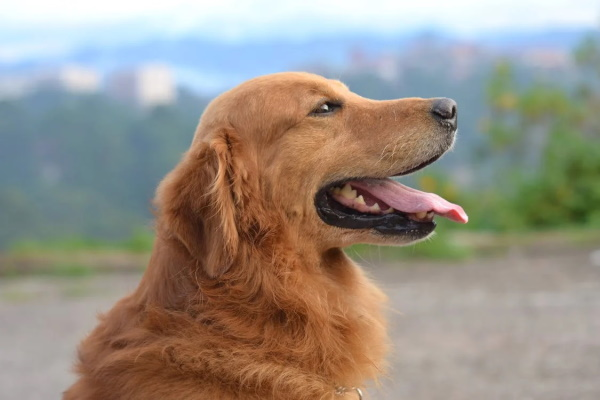
#> input picture input.jpg, 600 x 400 px
$ python convert.py
#> lines starting #> are read from the running program, lines starting #| are printed output that depends on the picture; after the words box and inside, x2 and y2 are one past the last pixel; in counts of white or black regions, pixels touching at a corner belong together
from PIL import Image, ImageDraw, ImageStat

def norm(v, a, b):
  return (v - a) / (b - a)

def lerp(a, b, t):
  return a + (b - a) * t

def map(v, a, b, c, d):
  return lerp(c, d, norm(v, a, b))

def convert(src, size, angle, max_radius, channel_index):
    width, height = src.size
    cmyk = src.convert("CMYK").split()
    channel = cmyk[channel_index]
    channel = channel.rotate(angle, expand=True)
    channel_width, channel_height = channel.size
    img = Image.new("L", (channel_width, channel_height))
    canvas = ImageDraw.Draw(img)

    for y in range(0, channel_height, size):
        for x in range(0, channel_width, size):
            area = channel.crop((x, y, x + size, y + size))
            stat = ImageStat.Stat(area)
            avg = stat.mean[0]
            r = map(avg, 0, 255, 1, max_radius)

            x0 = x + size / 2 - r
            y0 = y + size / 2 - r
            x1 = x + size / 2 + r
            y1 = y + size / 2 + r
            canvas.ellipse((x0, y0, x1, y1), fill=255)

    img = img.rotate(-angle, expand=True)

    new_width, new_height = img.size
    px = (new_width - width) // 2
    py = (new_height - height) // 2
    img = img.crop((px, py, px + width, py + height))

    return img

angles = [0, 15, 30]
size = 20
max_radius = 15
src = Image.open("input.jpg")
#> src is the input picture: PIL image 600x400 RGB; mean R, G, B 152.3, 144.1, 132.9
width, height = src.size
#> width = 600; height = 400

c = convert(src, size, angles[0], max_radius, 0)
#> in convert, `img = Image.new("L", (channel_width, channel_height))`: img: PIL image 600x400 L; every value is 0
#> after the loop in convert, `for y in range(0, channel_height, size):`:
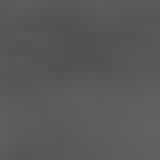
#> area: PIL image 20x20 L (shown 8 times larger); min 81, max 98, mean 88.6
#> in convert, `img = img.rotate(-angle, expand=True)`:
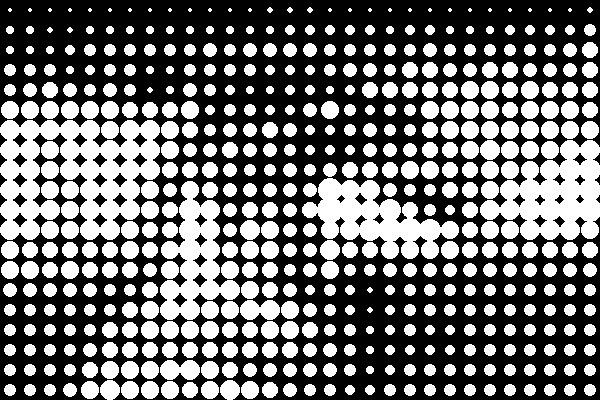
#> img: PIL image 600x400 L; 43.1% white; 510 white regions (26 under 20 px), largest, box (x1, y1, x2, y2) and area: (0, 120, 160, 240) 11088, (480, 140, 600, 240) 6882, (302, 178, 459, 259) 6058
m = convert(src, size, angles[1], max_radius, 1)
#> in convert (call 2), `img = Image.new("L", (channel_width, channel_height))`: img: PIL image 684x542 L; every value is 0
#> after the loop in convert (call 2), `for y in range(0, channel_height, size):`: area: PIL image 20x20 L; every value is 0
#> in convert (call 2), `img = img.rotate(-angle, expand=True)`: img: PIL image 802x702 L; 20.8% white; 722 white regions (342 under 20 px), largest, box (x1, y1, x2, y2) and area: (165, 255, 559, 557) 59006, (603, 308, 696, 390) 3498, (509, 248, 565, 291) 1086
#> in convert (call 2), `img = img.crop((px, py, px + width, py + height))`: img: PIL image 600x400 L; 47.6% white; 418 white regions (55 under 20 px), largest, box (x1, y1, x2, y2) and area: (64, 104, 458, 400) 58786, (502, 157, 595, 239) 3498, (408, 97, 464, 140) 1086
y = convert(src, size, angles[2], max_radius, 2)
#> call 3 of convert, with size = 20, angle = 30, max_radius = 15, channel_index = 2
#> in convert (call 3), `channel = cmyk[channel_index]`:
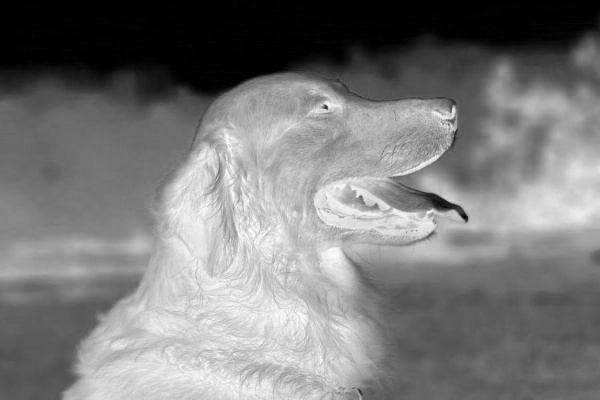
#> channel: PIL image 600x400 L; min 0, max 255, mean 122.1
#> in convert (call 3), `channel = channel.rotate(angle, expand=True)`:
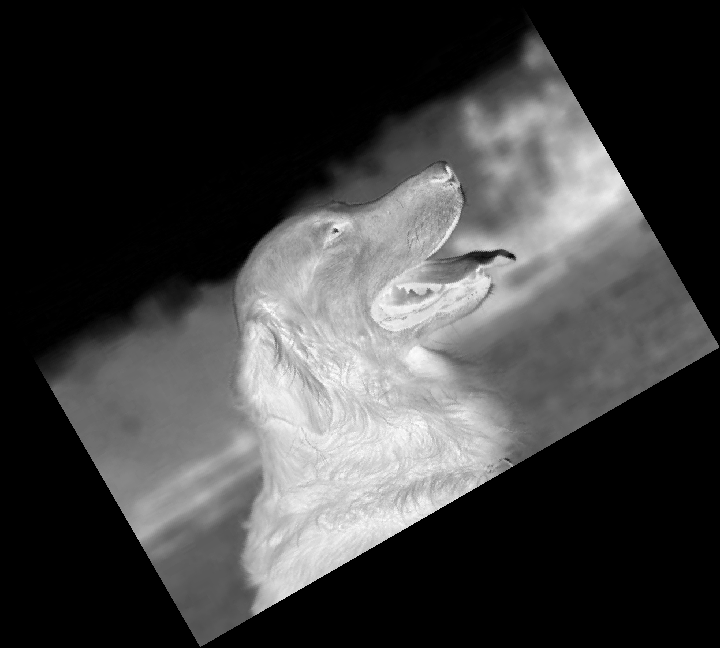
#> channel: PIL image 720x648 L; min 0, max 255, mean 62.8
#> in convert (call 3), `img = Image.new("L", (channel_width, channel_height))`: img: PIL image 720x648 L; every value is 0
#> in convert (call 3), `img = img.rotate(-angle, expand=True)`:
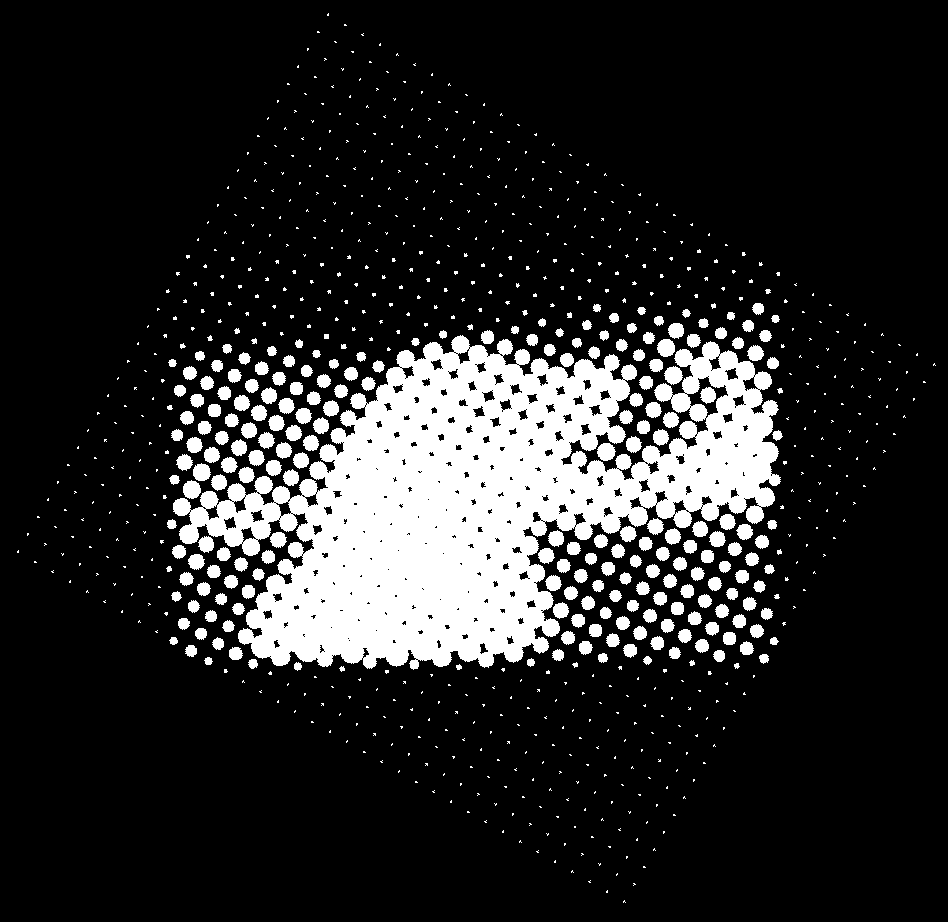
#> img: PIL image 948x922 L; 15.6% white; 859 white regions (620 under 20 px), largest, box (x1, y1, x2, y2) and area: (173, 335, 781, 670) 101502, (183, 480, 201, 499) 261, (597, 443, 616, 461) 258
#> in convert (call 3), `img = img.crop((px, py, px + width, py + height))`:
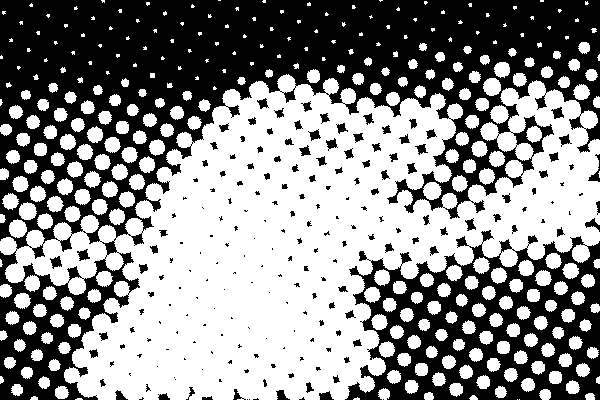
#> img: PIL image 600x400 L; 54.8% white; 198 black regions (104 under 20 px), largest, box (x1, y1, x2, y2) and area: (0, 0, 600, 400) 81283, (345, 230, 600, 400) 22006, (588, 154, 600, 182) 106
k = Image.new("L", (width, height), 0)

output = Image.merge("CMYK", [c, m, y, k])
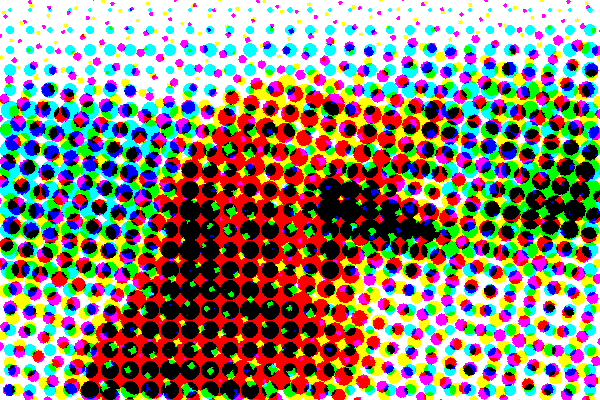
#> output: PIL image 600x400 CMYK; mean R, G, B 145.1, 133.6, 115.2
output.convert("RGB").save("output.png")
